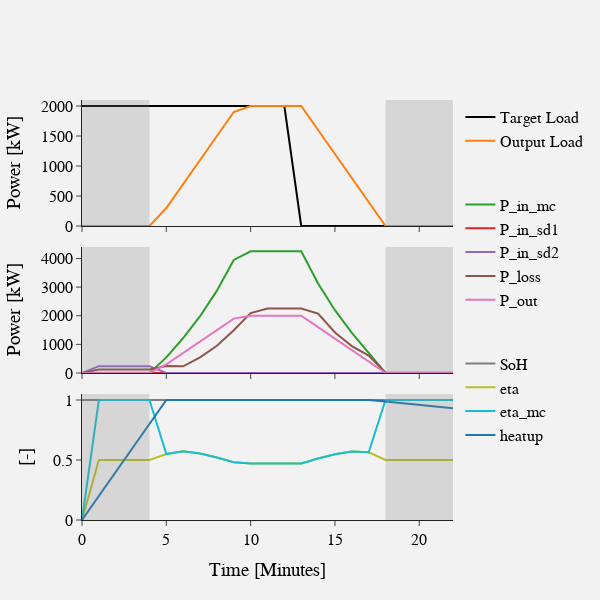

The code cell stored with this chart in its notebook:
### Markdown cell above
## Other plot

### Code cell
from plotly.subplots import make_subplots
import plotly.graph_objects as go


# Result DataFrame Initialization
state_parms = [a for a in dir(ECCState()) if not a.startswith('__')]
df1 = pd.DataFrame(columns=state_parms)
df1.loc[0] = vars(ECCState())

# Run different stationary cases for target output load



# number of time steps
ts = 150
target = 1
target_list = []
## Initialization of component
C1_state = ECCState()
C1 = EnergyConversionComponent(par=component,
                               ts=1,
                               state = C1_state)
for t in range(ts):
    if t <= 12:
        C1.step_action(target)
        target_list.append(target*C1.par.P_out_rated)
    else:
        C1.step_action(0)
        target_list.append(0)
    df1.loc[t + 1] = vars(C1.state)


fig = make_subplots(rows=3, cols=1,
                    shared_xaxes=True,
                    vertical_spacing=0.05)


fig.add_trace(go.Scatter(x=df1.index[:], y=target_list,line=dict(color="black"),
                                     
                                     mode='lines',
                                     name="Target Load",
                         legendgroup = '1'),
                         row=1, col=1)
fig.add_trace(go.Scatter(x=df1.index[:], y=df1["P_out"][:],
                                     
                                     mode='lines',
                                     name="Output Load",
                         legendgroup = '1'),
                         row=1, col=1)

# Create traces
for cl in df1.columns :
    if not cl[:2] =="E_" and not cl[:3]=="err"and not cl[:4]=="opex":
        if cl[0]== "P": # and (not cl=="P_heat") :
            if cl=="P_heat" or cl=="P_in":
                pass

            else: 
                fig.add_trace(go.Scatter(x=df1.index[:], y=df1[cl][:],
                         
                         mode='lines',
                         name=cl,
                         legendgroup = '2'),
                     row=2, col=1)

        else:
            fig.add_trace(go.Scatter(x=df1.index[:], y=df1[cl][:],
                         
                         mode='lines',
                         name=cl,
                                     legendgroup = '3'),
                         row=3, col=1)



fig.update_yaxes(title_text="Power [kW]",range = [0, 2100], row=1, col=1)
fig.update_yaxes(title_text="Power [kW]", range=[0, 4400], row=2, col=1)
fig.update_yaxes(title_text="[-]", range=[0, 1.05], row=3, col=1)
fig.update_xaxes(title_text="Time [Minutes]", row=3, col=1, range=[0, 22])


for r in range(3):
    fig.add_vrect(x0=0, x1=4, row=r, col=1, fillcolor="grey", opacity=0.25, line_width=0)
    #fig.add_vrect(x0=4, x1=18, row=r, col=1, fillcolor="white", opacity=0.25, line_width=0)
    fig.add_vrect(x0=18, x1=22, row=r, col=1, fillcolor="grey", opacity=0.25, line_width=0)


fig.update_layout(height=600, width=600,
                  template="simple_white",

                  font_family="Verdana",
                  font_size=16,  # Set the font size here
                  font_color="Black",
                 legend_font_size=16,
                 legend_tracegroupgap=40)
                  #title_text="Stacked Subplots with Shared X-Axes")

fig.update_layout(
    plot_bgcolor='#F2F2F2',
    paper_bgcolor='#F2F2F2',
)
fig.show()

### Figure 1 — Plotly figure (JSON) as saved in the notebook; plotly's stock layout.template omitted (floating-point values rounded to 4 significant figures; data arrays with more than 128 entries replaced by an {"elided": "..."} marker saying what was removed)
{"data": [{"legendgroup": "1", "line": {"color": "black"}, "mode": "lines", "name": "Target Load", "type": "scatter", "x": {"elided": "151 int values"}, "xaxis": "x", "y": {"elided": "150 int values"}, "yaxis": "y"}, {"legendgroup": "1", "mode": "lines", "name": "Output Load", "type": "scatter", "x": {"elided": "151 int values"}, "xaxis": "x", "y": {"elided": "151 float values"}, "yaxis": "y"}, {"legendgroup": "2", "mode": "lines", "name": "P_in_mc", "type": "scatter", "x": {"elided": "151 int values"}, "xaxis": "x2", "y": {"elided": "151 float values"}, "yaxis": "y2"}, {"legendgroup": "2", "mode": "lines", "name": "P_in_sd1", "type": "scatter", "x": {"elided": "151 int values"}, "xaxis": "x2", "y": {"elided": "151 float values"}, "yaxis": "y2"}, {"legendgroup": "2", "mode": "lines", "name": "P_in_sd2", "type": "scatter", "x": {"elided": "151 int values"}, "xaxis": "x2", "y": {"elided": "151 float values"}, "yaxis": "y2"}, {"legendgroup": "2", "mode": "lines", "name": "P_loss", "type": "scatter", "x": {"elided": "151 int values"}, "xaxis": "x2", "y": {"elided": "151 float values"}, "yaxis": "y2"}, {"legendgroup": "2", "mode": "lines", "name": "P_out", "type": "scatter", "x": {"elided": "151 int values"}, "xaxis": "x2", "y": {"elided": "151 float values"}, "yaxis": "y2"}, {"legendgroup": "3", "mode": "lines", "name": "SoH", "type": "scatter", "x": {"elided": "151 int values"}, "xaxis": "x3", "y": {"elided": "151 int values"}, "yaxis": "y3"}, {"legendgroup": "3", "mode": "lines", "name": "eta", "type": "scatter", "x": {"elided": "151 int values"}, "xaxis": "x3", "y": {"elided": "151 float values"}, "yaxis": "y3"}, {"legendgroup": "3", "mode": "lines", "name": "eta_mc", "type": "scatter", "x": {"elided": "151 int values"}, "xaxis": "x3", "y": {"elided": "151 float values"}, "yaxis": "y3"}, {"legendgroup": "3", "mode": "lines", "name": "heatup", "type": "scatter", "x": {"elided": "151 int values"}, "xaxis": "x3", "y": {"elided": "151 float values"}, "yaxis": "y3"}], "layout": {"font": {"color": "Black", "family": "Verdana", "size": 16}, "height": 600, "legend": {"font": {"size": 16}, "tracegroupgap": 40}, "paper_bgcolor": "#F2F2F2", "plot_bgcolor": "#F2F2F2", "shapes": [{"fillcolor": "grey", "line": {"width": 0}, "opacity": 0.25, "type": "rect", "x0": 0, "x1": 4, "xref": "x3", "y0": 0, "y1": 1, "yref": "y3 domain"}, {"fillcolor": "grey", "line": {"width": 0}, "opacity": 0.25, "type": "rect", "x0": 18, "x1": 22, "xref": "x3", "y0": 0, "y1": 1, "yref": "y3 domain"}, {"fillcolor": "grey", "line": {"width": 0}, "opacity": 0.25, "type": "rect", "x0": 0, "x1": 4, "xref": "x", "y0": 0, "y1": 1, "yref": "y domain"}, {"fillcolor": "grey", "line": {"width": 0}, "opacity": 0.25, "type": "rect", "x0": 18, "x1": 22, "xref": "x", "y0": 0, "y1": 1, "yref": "y domain"}, {"fillcolor": "grey", "line": {"width": 0}, "opacity": 0.25, "type": "rect", "x0": 0, "x1": 4, "xref": "x2", "y0": 0, "y1": 1, "yref": "y2 domain"}, {"fillcolor": "grey", "line": {"width": 0}, "opacity": 0.25, "type": "rect", "x0": 18, "x1": 22, "xref": "x2", "y0": 0, "y1": 1, "yref": "y2 domain"}], "width": 600, "xaxis": {"anchor": "y", "domain": [0, 1], "matches": "x3", "showticklabels": false}, "xaxis2": {"anchor": "y2", "domain": [0, 1], "matches": "x3", "showticklabels": false}, "xaxis3": {"anchor": "y3", "domain": [0, 1], "range": [0, 22], "title": {"text": "Time [Minutes]"}}, "yaxis": {"anchor": "x", "domain": [0.7, 1], "range": [0, 2100], "title": {"text": "Power [kW]"}}, "yaxis2": {"anchor": "x2", "domain": [0.35, 0.65], "range": [0, 4400], "title": {"text": "Power [kW]"}}, "yaxis3": {"anchor": "x3", "domain": [0, 0.3], "range": [0, 1.05], "title": {"text": "[-]"}}}}
